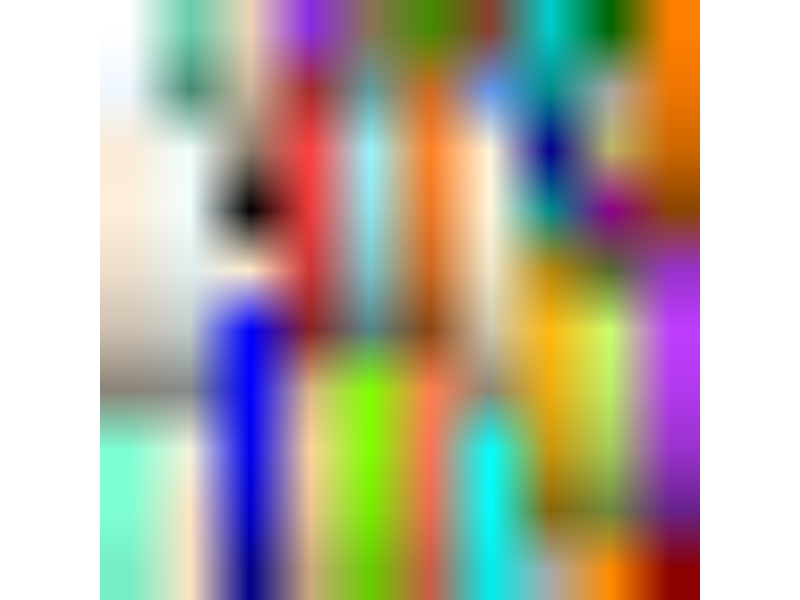
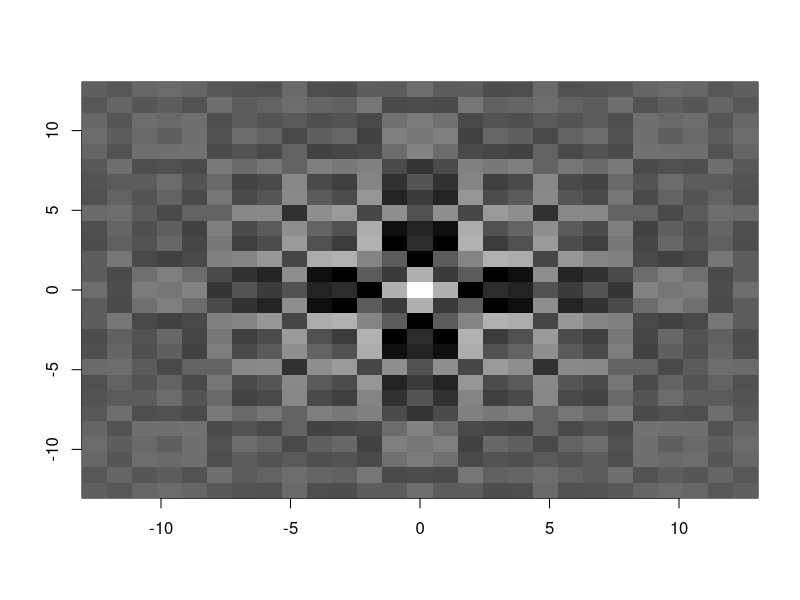
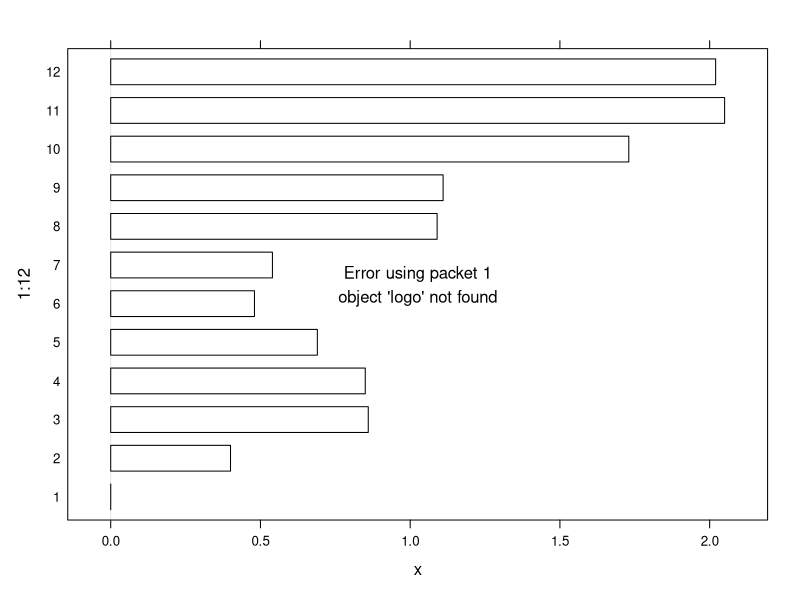
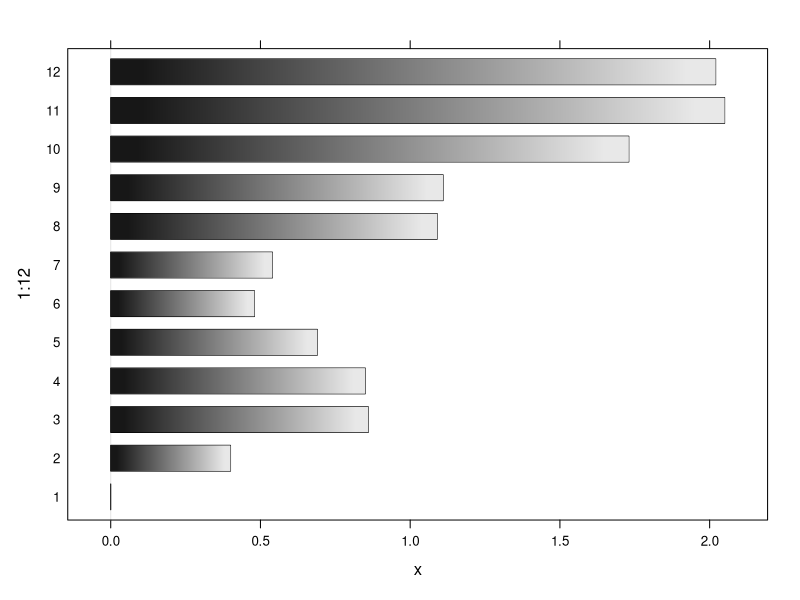

The R source for these figures, in order:
## ---- chunk 1
 library(grid)
grid.raster(1:10/11)

## ---- chunk 2
grid.raster(matrix(colors()[1:100], ncol=10), interpolate=FALSE)
## ---- chunk 3
grid.raster(1:10/11, interpolate=FALSE)
 grid.raster(matrix(colors()[1:100], ncol=10))

## ---- chunk 4
# download.file("http://cran.r-project.org/Rlogo.jpg", "Rlogo.jpg")
# library(ReadImages)
# logo <- read.jpeg("Rlogo.jpg")
# par(mar=rep(0, 4))
# plot(logo)
# grid.raster(logo)
## ---- chunk 5
x <- y <- seq(-4*pi, 4*pi, len=27)
r <- sqrt(outer(x^2, y^2, "+"))
z <- cos(r^2)*exp(-r/6)
image <- (z - min(z))/diff(range(z))
step <- diff(x)[1]
xrange <- range(x) + c(-step/2, step/2)
yrange <- range(y) + c(-step/2, step/2)
plot(x, y, ann=FALSE, xlim=xrange, ylim=yrange, xaxs="i", yaxs="i")
rasterImage(image, xrange[1], yrange[1], xrange[2], yrange[2], interpolate=FALSE)

## ---- chunk 6
x <- c(0.00, 0.40, 0.86, 0.85, 0.69, 0.48,
0.54, 1.09, 1.11, 1.73, 2.05, 2.02)
library(lattice)
barchart(1:12 ~ x, origin=0, col="white",
panel=function(x, y, ...) {
panel.barchart(x, y, ...)
grid.raster(logo, x=0, width=x, y=y,
default.units="native",
just="left",
height=unit(2/37,
"npc"))
})

## ---- chunk 7
barchart(1:12 ~ x, origin=0, col="white",
panel=function(x, y, ...) {
panel.barchart(x, y, ...)
grid.raster(t(1:10/11), x=0,
width=x, y=y,
default.units="native",
just="left",
height=unit(2/37,
"npc"))
})

## ---- chunk 8
# library(maps)
# par(mar=rep(0, 4))
# map(region="Spain", col="black", fill=TRUE)
# mask <- grid.cap()
# library(png)
# espana <- readPNG("1000px-Flag_of_Spain.png")
# espanaRaster <- as.raster(espana)
# espanaRaster <- espanaRaster[, 1:dim(mask)[2]]
# mask <- mask[1:dim(espanaRaster)[1], ]
# espanaRaster[mask != "black"] <- "transparent"
# par(mar=rep(0, 4))
# map(region="Spain")
# grid.raster(espanaRaster, y=1, just="top")
# map(region="Spain", add=TRUE)


## ---- chunk 9
sessionInfo()
